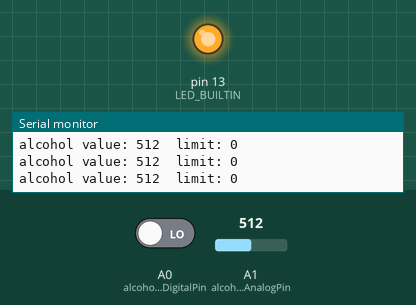
Simulated run of this sketch. Board: Arduino Uno, built with avr-gcc and run on an emulated ATmega328P. On the bench: output pins drawn as LEDs (lit = HIGH), the last lines printed to the serial monitor. The test bench sets the inputs (shaded band); at power-on: A0 (alcoholSensorDigitalPin) LOW, A1 (alcoholSensorAnalogPin) = 512.

Above: at 1.2 s.
1.3 s: A0 (alcoholSensorDigitalPin) driven HIGH
At 2.6 s:
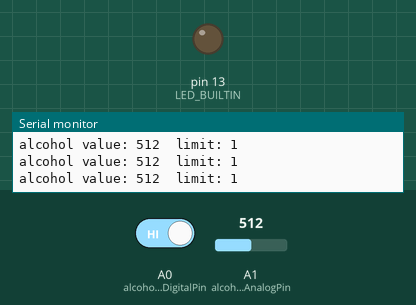
2.9 s: A0 (alcoholSensorDigitalPin) driven LOW
At 4.2 s:
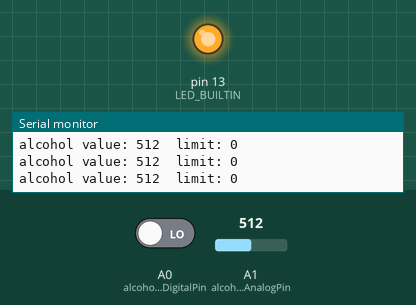
Timing chart, 0 to 5.9 s (numbered marks = the images above; inputs shaded):
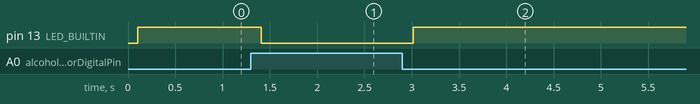

Measured:
- after the input at 1.3 s, pin 13 (LED_BUILTIN): HIGH → LOW after 0.11 s
- after the input at 2.9 s, pin 13 (LED_BUILTIN): LOW → HIGH after 0.12 s

The sketch:

test-alcohol_mq-3.ino
```cpp
/*
  Open Hive | Alcohol (MQ-3 sensor)
  2019-02 Clemens Gruber | initial sketch

  This code is in the public domain.
*/

// -------------------------+------
// variables you can modify | START
// -------------------------+------

const int alcoholSensorAnalogPin  = A1;  // AOUT sensor pin A0 of the arduino
const int alcoholSensorDigitalPin = A0;  // DOUT sensor pin D8 of the arduino
// we use also the pin for LED_BUILTIN

// -------------------------+----
// variables you can modify | END
// -------------------------+----

int value;

// hint to the limit variable:
// the digital output is vice versa the expectation
// you may have,
// - a high signal means limit not reached
// - a low signal means limit reached
int limit;


void setup() {
  // serial communication
  Serial.begin(9600);

  pinMode(alcoholSensorDigitalPin, INPUT);
  pinMode(LED_BUILTIN, OUTPUT);
}


void loop() {
  // read the sensor values
  value = analogRead(alcoholSensorAnalogPin);
  limit = digitalRead(alcoholSensorDigitalPin);

  // print values on the serial monitor
  Serial.print("alcohol value: ");
  Serial.print(value);
  Serial.print("\tlimit: ");
  Serial.print(limit);
  Serial.println();
  delay(100);

  // switch Arduino onboard LED on or off based on the limit adjusted by the potentiometer on the PCB
  // hint: the behavior is vice versa the function on the
  if (limit == HIGH){
    digitalWrite(LED_BUILTIN, LOW);
  }
  else{
    digitalWrite(LED_BUILTIN, HIGH);
  }
}
```
